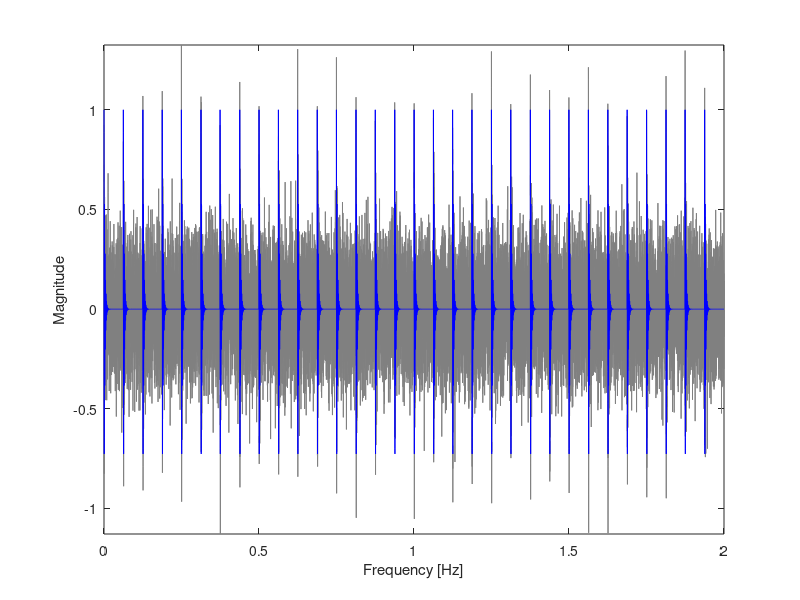
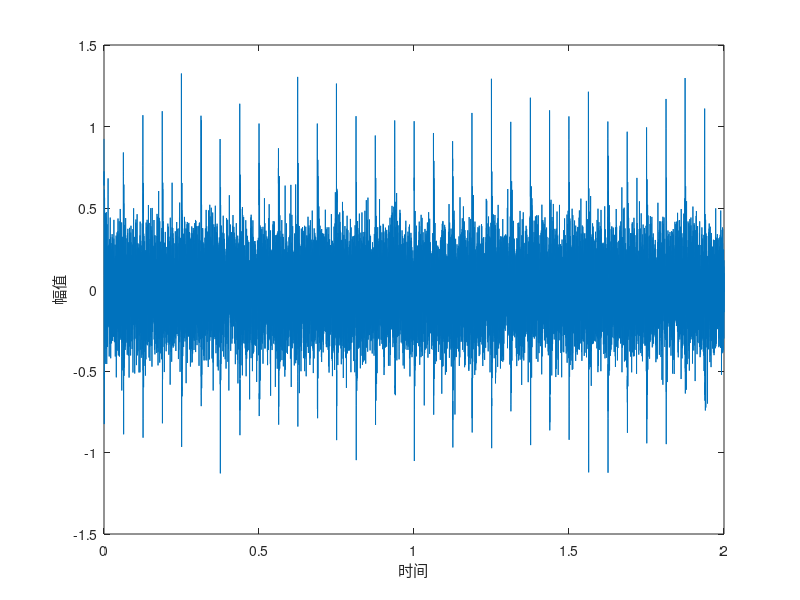

MATLAB code for these plots, in order: (Note: this script raises an error after producing the figures.)
%% import signal
clear
clc
close all
%% Two fault modes with common resonant frequency
fr1=3;  % convolution freq.
a1=1;    % amplitude for sig1;
fn1=625; % resonant freq.
zeta=400; % decaying rate
T1=1/16;  % fault frequency for sig1;
fs=10000;  % sampling freq.

% Generating the signal
t1=0:1/fs:T1;
sig_1=(a1*exp(-zeta*t1).*cos(2*pi*fn1*t1));  % single impulse

t=0:1/fs:2;
sig0=zeros(size(t));
for i=1:fix(t(end)/T1)
    if i==1 || i==fix(t(end)/T1)
        inde=max(find(t<=T1*(i-1)));
    else
        inde=max(find(t<=T1*(i-1)+(rand(1)-0.5)*2*1/100*T1));
%         inde=max(find(t<=T1*(i-1)+dd(mod(round(rand(1)*10),3)+1)*13/100*T1));
%         inde=max(find(t<=T1*(i-1)+dd(randperm(3,1))*0.75/100*T1));
    end
    sig0(inde:inde+length(sig_1)-1)=sig_1;
end
% sig1=(cos(2*pi*fr1*t)+1).*sig0;  % fault signal 1
sig1=sig0;
sig=awgn(sig1,-5,'measured');
% figure,plot(t,sig,'b')
figure,plot(t,sig,'color',0.5*[1 1 1])
hold on
plot(t,sig1,'b-')
axis tight
xlim([0 2])
xlabel('time [s]'),ylabel('Amplitude')
% frequency analysis
pp=abs(fft(sig))/length(sig)*2;
pp(1)=0;
ff=(0:length(pp)-1)/length(pp)*fs;
n1=floor(length(pp)/2);
%figure,plot(ff(1:n1),pp(1:n1),'b')
% xlim([400 1000])
xlabel('Frequency [Hz]'),ylabel('Magnitude')
y=sig;
y=y(1:20000);
soft = @(x, T) max(1 - T./abs(x), 0) .* x;

%% signal parameters
fs=10000;  % sampling freq.
t=(0:length(y)-1)/fs;
figure,plot(t,y)
xlabel('时间')
ylabel('幅值')

%% TQWT parameters
% High Q-factor wavelet transform
gamma=0.85;
%%% w = tqwt(x,Q,r,J);              % TQWT
%%%y = itqwt(w,Q,r,length(x));             % Inverse TQWT




%% Q,R inter
Q_range = 1:1:10;               
r_range = 3:1:5;
ka_range = 0.3:0.1:1;
N=200;
ESHE = zeros();
f=1/T1;
delt_p=1.5;
fz1 = zeros();
ff1 = zeros();
for i = 1 :length(Q_range)
    Q= Q_range(i);
    for j = 1:length(r_range)
        r = r_range(j);
        J = min(10,computeJmax(N,Q,r));
        for k=1:length(ka_range)
            ka = ka_range(k);
            x=TQWT_SR_L1_penalty2_fun(y,Q,r,J,gamma,ka,0);
            y_GMC = itqwt(x,Q,r,length(y));
%%%---%%% envelope spectrum harmonic energy
            blp=abs(fft(abs(hilbert(y_GMC))))/length(y_GMC)*2;
            ff0=(0:length(y_GMC)-1)/length(y_GMC)*fs;
            ff=ff0(1:round(length(y_GMC)/2));
            bl=blp(1:round(length(y_GMC)/2));
            bl(1)=0;
            jg=fix(f/fs*length(1:round(length(y_GMC)/2)));
            [pks,loc]=findpeaks(bl,'minpeakdistance',round(jg/10));
            f_temp=f;
            clear fz1 ff1
            for ij=1:5
                [~,zb0]=find(ff>=f_temp-delt_p,1,'first');
                [~,yb0]=find(ff<=f_temp+delt_p,1,'last');
                [~,loc1]=find(loc>=zb0 & loc<=yb0);
                [~,loc10]=min(abs(ff(loc(loc1))-f_temp));
                if ~isempty(loc10)
                    fz1(ij)=bl(loc(loc1(loc10)));
                    ff1(ij)=ff(loc(loc1(loc10)));
                    f_temp=f+ff(loc(loc1(loc10)));
                else
                    fz1(ij)=0;
                    f_temp=f+f_temp;
                end
            end
            ESHE(i,j,k)=sum(fz1(1:3).^2);      
        end
    end
end

%% parm sort
c = reshape(ESHE,1,[]);
c =sort(c,'descend');
figure,plot(c) 
ylabel('ESHE')
xlabel('数据长度')


%% choose Q,r,J
[i,j]=max(ESHE);
i=squeeze(i);
j=squeeze(j);
[i_,j_]=max(i);
[i__,j__]=max(i_);
max_k=j__;
max_j=j_(max_k);
max_i=j(max_j,max_k);
Q = Q_range(max_i);
r = r_range(max_j);
ka = ka_range(max_k);
J = min(10,computeJmax(N,Q,r));


%% TQWT sparse representation
x=TQWT_SR_L1_penalty2_fun(y,Q,r,J,gamma,ka,0)
y_GMC = itqwt(x,Q,r,length(y));
figure,plot(t,sig1(1:length(y)),t,y_GMC,'r--')
legend('故障特征信号','去噪信号')
xlabel('时间[s]'),ylabel('幅值')
xlim([0.,0.4])
figure,plot(t,y_GMC)
xlabel('时间[s]'),ylabel('幅值')
blp=abs(fft(abs(hilbert(y_GMC))))/length(y_GMC)*2;
figure,plot(blp)

blp(1)=0;
pl=(0:length(y_GMC)-1)/length(y_GMC)*fs;
figure,plot(pl(1:round(length(y_GMC)/2)),blp(1:round(length(y_GMC)/2)))
xlabel('频率 [Hz]'),ylabel('幅值')
xlim([0,250])

RMSE=sqrt(mean((y_GMC(1:length(20000))-sig1(1:length(20000))).^2));

